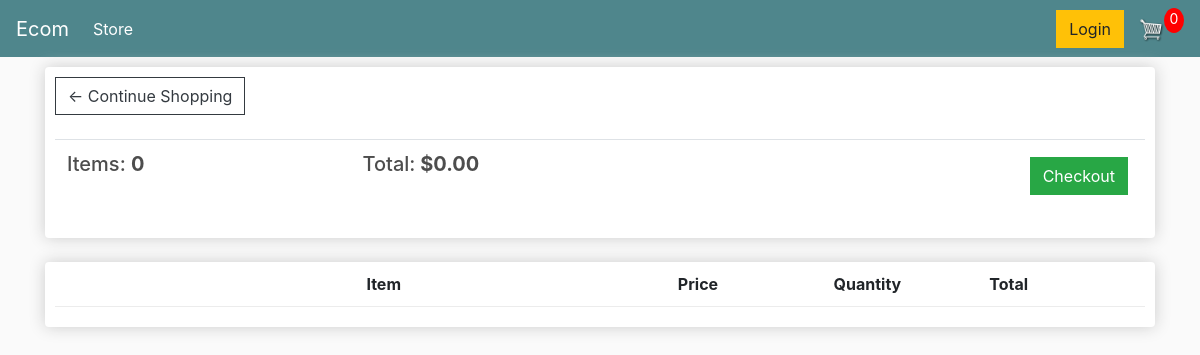
The page /cart/ (signed in) on the database as committed earlier.
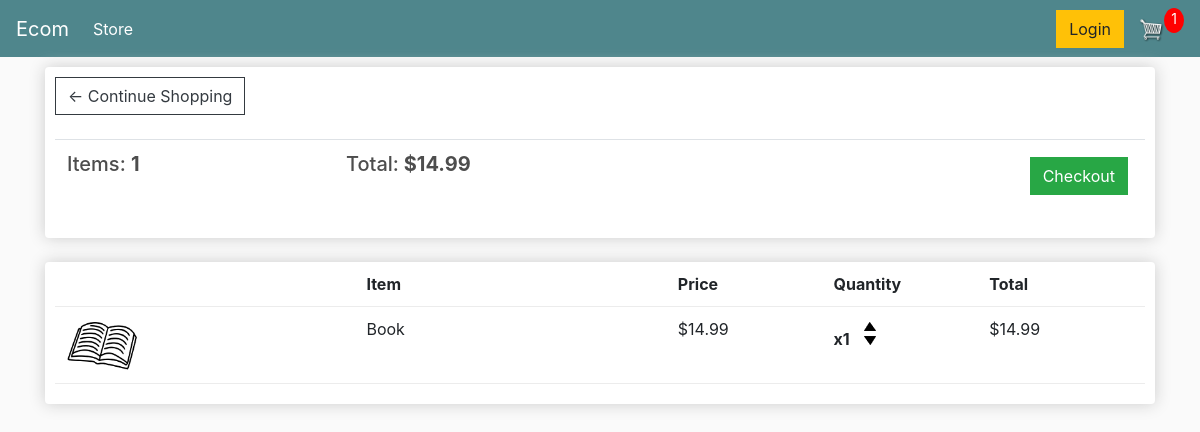
The same page on the database as committed later.
### store/models.py (models this page shows, shortened)
class Order(models.Model):
    customer = models.ForeignKey(
        Customer, on_delete=models.SET_NULL, null=True, blank=True)
    date_ordered = models.DateTimeField(auto_now_add=True)
    complete = models.BooleanField(default=False)
    transaction_id = models.CharField(max_length=200, null=True)
    @property
    def get_cart_total(self):
        orderitems = self.orderitem_set.all()
        total = sum([item.get_total for item in orderitems])
        return total
    @property
    def get_cart_items(self):
        orderitems = self.orderitem_set.all()
        total = sum([item.quantity for item in orderitems])
        return total

class OrderItem(models.Model):
    product = models.ForeignKey(Product, on_delete=models.SET_NULL, null=True)
    order = models.ForeignKey(Order, on_delete=models.SET_NULL, null=True)
    quantity = models.IntegerField(default=0, null=True, blank=True)
    date_added = models.DateTimeField(auto_now_add=True)
    @property
    def get_total(self):
        total = self.product.price*self.quantity
        return total

class Product(models.Model):
    name = models.CharField(max_length=200)
    price = models.DecimalField(max_digits=7, decimal_places=2)
    digital = models.BooleanField(default=False, null=True, blank=True)
    image = models.ImageField(null=True, blank=True)
    @property
    def imageURL(self):
        try:
            url = self.image.url
        except:
            url = ''
        return url

### store/views.py (the view)
# urls.py: path('cart/', views.cart,name="cart"),
def cart(request):
    data = cartData(request)
    cartItems = data['cartItems']
    order = data['order']
    items = data['items']
    context = {'items': items, 'order': order, 'cartItems': cartItems}
    return render(request, 'store/cart.html', context)

### store/utils.py (called while the page is built)
def cartData(request):
    if request.user.is_authenticated:
        customer = request.user.customer
        order, created = Order.objects.get_or_create(
            customer=customer, complete=False)
        items = order.orderitem_set.all()
        cartItems = order.get_cart_items
    else:
        cookieData = cookieCart(request)
        cartItems = cookieData['cartItems']
        order = cookieData['order']
        items = cookieData['items']
    return{'cartItems': cartItems, 'order': order, 'items': items}

### store/templates/store/cart.html
{% extends 'store/main.html' %} {% load static %} {% block content %}
<div class="row">
  <div class="col-lg-12">
    <div class="box-element">
      <a class="btn btn-outline-dark" href="{% url 'store' %}"
        >&#x2190; Continue Shopping</a
      >
      <br />
      <br />
      <table class="table">
        <tr>
          <th>
            <h5>Items: <strong>{{order.get_cart_items}}</strong></h5>
          </th>
          <th>
            <h5>
              Total:<strong> ${{order.get_cart_total|floatformat:2}}</strong>
            </h5>
          </th>
          <th>
            <a
              style="float: right; margin: 5px;"
              class="btn btn-success"
              href="{% url 'checkout' %}"
              >Checkout</a
            >
          </th>
        </tr>
      </table>
    </div>
    <br />
    <div class="box-element">
      <div class="cart-row">
        <div style="flex: 2;"></div>
        <div style="flex: 2;"><strong>Item</strong></div>
        <div style="flex: 1;"><strong>Price</strong></div>
        <div style="flex: 1;"><strong>Quantity</strong></div>
        <div style="flex: 1;"><strong>Total</strong></div>
      </div>
      {% for item in items %}
      <div class="cart-row">
        <div style="flex: 2;">
          <img class="row-image" src="{{item.product.imageURL}}" />
        </div>
        <div style="flex: 2;"><p>{{item.product.name}}</p></div>
        <div style="flex: 1;"><p>${{item.product.price|floatformat:2}}</p></div>
        <div style="flex: 1;">
          <p class="quantity">x{{item.quantity}}</p>
          <div class="quantity">
            <img
              data-product="{{item.product.id}}"
              data-action="add"
              class="chg-quantity update-cart"
              src="{% static  'images/arrow-up.png' %}"
            />
            <img
              data-product="{{item.product.id}}"
              data-action="remove"
              class="chg-quantity update-cart"
              src="{% static  'images/arrow-down.png' %}"
            />
          </div>
        </div>
        <div style="flex: 1;"><p>${{item.get_total}}</p></div>
      </div>
      {% endfor %}
    </div>
  </div>
</div>
{% endblock content %}

### store/templates/store/main.html (shortened to what this page needs)
<!DOCTYPE html>
{% load static %}
<html lang="en">
  <head>
    <link
      rel="stylesheet"
      href="https://stackpath.bootstrapcdn.com/bootstrap/4.5.1/css/bootstrap.min.css"
    />
    <link rel="stylesheet" type="text/css" href="{% static 'css/main.css' %}" />
  </head>
  <body>
    <nav class="navbar navbar-expand-lg navbar-dark bg-dark">
      <a class="navbar-brand" href="{% url 'store' %}">Ecom</a>
      <div class="collapse navbar-collapse" id="navbarSupportedContent">
        <ul class="navbar-nav mr-auto">
          <li class="nav-item active">
            <a class="nav-link" href="{% url 'store' %}"
              >Store <span class="sr-only">(current)</span></a
            >
          </li>
        </ul>
        <div class="form-inline my-2 my-lg-0">
          <a href="#" class="btn btn-warning">Login</a>
          <a href="{% url 'cart' %}">
            <img id="cart-icon" src="{% static 'images/cart.png' %}" />
          </a>
          <p id="cart-total">{{cartItems}}</p>
        </div>
      </div>
    </nav>
    <div class="container">
      {% block content %} {% endblock content %}
    </div>
  </body>
</html>

### static/css/main.css (style rules this page uses)
body { background-color: hsl(0, 0%, 98%); }
h1, h2, h3, h4, h5, h6 { color: hsl(0, 0%, 30%); }
.box-element { box-shadow: hsl(0, 0%, 80%) 0 0 16px; background-color: #fff; border-radius: 4px; padding: 10px; }
.bg-dark { background-color: #4f868c !important; }
#cart-icon { width: 25px; display: inline-block; margin-left: 15px; }
#cart-total { display: block; text-align: center; color: #fff; background-color: red; width: 20px; height: 25px; border-radius: 50%; font-size: 14px; }
.col-lg-4, .col-lg-6, .col-lg-8, .col-lg-12 { margin-top: 10px; }
.btn { border-radius: 0; }
.row-image { width: 100px; }
.cart-row { display: flex; align-items: flex-stretch; padding-bottom: 10px; margin-bottom: 10px; border-bottom: 1px solid #ececec; }
.quantity { display: inline-block; font-weight: 700; padding-right: 10px; }
.chg-quantity { width: 12px; cursor: pointer; display: block; margin-top: 5px; transition: 0.1s; }

Rows that differ between the two databases and show on the page:
computed for Order: get_cart_items "0" → "1"; get_cart_total "0.00" → "14.99"
added OrderItem: product.imageURL (picture), product.name "Book", product.price "14.99", quantity "1", get_total "14.99"
Other text that changed with them:
{{ cartItems }}: "0" → "1"
